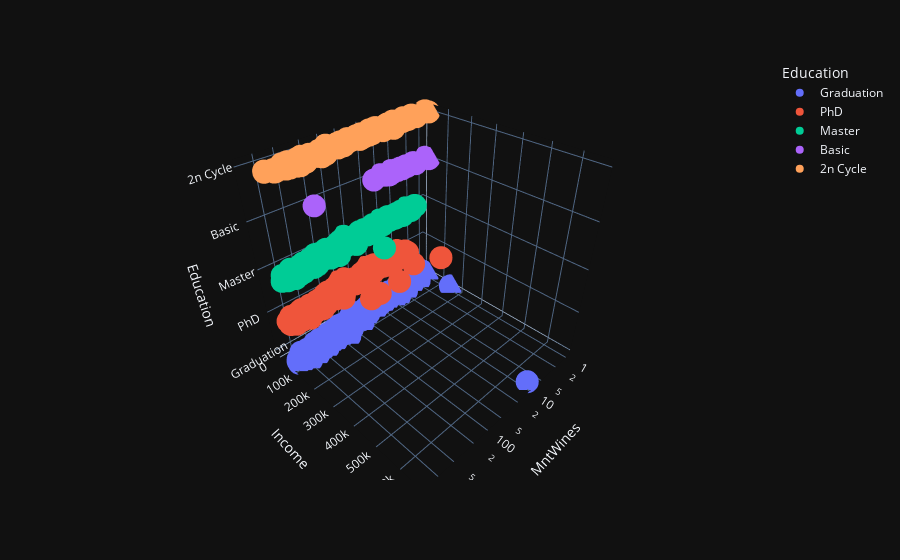

The notebook cell saved with this chart:
### Markdown cell above
Post your questions with an accompanying visualization in canvas.  You should generate at least three different questions and resulting visualizations.  Include complete sentence explanations of your interpretations of the visualizations.

### Code cell
px.scatter_3d(df, x='MntWines', y= 'Income', z='Education', color='Education', log_x=True)

### Figure 1 — Plotly figure (JSON) as saved in the notebook; plotly's stock layout.template omitted (floating-point values rounded to 4 significant figures; data arrays with more than 128 entries replaced by an {"elided": "..."} marker saying what was removed)
{"data": [{"hovertemplate": "Education=%{z}<br>MntWines=%{x}<br>Income=%{y}<extra></extra>", "legendgroup": "Graduation", "marker": {"color": "#636efa", "symbol": "circle"}, "mode": "markers", "name": "Graduation", "scene": "scene", "showlegend": true, "x": {"elided": "1127 int values"}, "y": {"elided": "1127 float values"}, "z": {"elided": "1127 str values"}, "type": "scatter3d"}, {"hovertemplate": "Education=%{z}<br>MntWines=%{x}<br>Income=%{y}<extra></extra>", "legendgroup": "PhD", "marker": {"color": "#EF553B", "symbol": "circle"}, "mode": "markers", "name": "PhD", "scene": "scene", "showlegend": true, "x": {"elided": "486 int values"}, "y": {"elided": "486 float values"}, "z": {"elided": "486 str values"}, "type": "scatter3d"}, {"hovertemplate": "Education=%{z}<br>MntWines=%{x}<br>Income=%{y}<extra></extra>", "legendgroup": "Master", "marker": {"color": "#00cc96", "symbol": "circle"}, "mode": "markers", "name": "Master", "scene": "scene", "showlegend": true, "x": {"elided": "370 int values"}, "y": {"elided": "370 float values"}, "z": {"elided": "370 str values"}, "type": "scatter3d"}, {"hovertemplate": "Education=%{z}<br>MntWines=%{x}<br>Income=%{y}<extra></extra>", "legendgroup": "Basic", "marker": {"color": "#ab63fa", "symbol": "circle"}, "mode": "markers", "name": "Basic", "scene": "scene", "showlegend": true, "x": [6, 1, 0, 1, 1, 4, 1, 16, 8, 2, 2, 1, 2, 0, 4, 0, 1, 7, 4, 2, 1, 0, 5, 6, 1, 1, 10, 7, 7, 2, 6, 2, 2, 1, 1, 6, 2, 9, 1, 3, 1, 0, 1, 228, 3, 0, 2, 4, 1, 1, 2, 4, 5, 3], "y": [7500.0, 24590.0, 9548.0, 28250.0, 24880.0, 24480.0, 27190.0, 24280.0, 30800.0, 18980.0, 25960.0, 21060.0, 13080.0, 17490.0, 20420.0, 26870.0, 25440.0, 14910.0, 15040.0, 22630.0, 16580.0, 14420.0, 23720.0, 15060.0, 8940.0, 25710.0, 7500.0, 27000.0, 18390.0, 24370.0, 17260.0, 22630.0, 13720.0, 24590.0, 15860.0, 9722.0, 18750.0, 23530.0, 28390.0, 16010.0, 28250.0, 20190.0, 24880.0, 34440.0, 22120.0, 22390.0, 14190.0, 20420.0, 16000.0, 15250.0, 26490.0, 25220.0, 16180.0, 14920.0], "z": ["Basic", "Basic", "Basic", "Basic", "Basic", "Basic", "Basic", "Basic", "Basic", "Basic", "Basic", "Basic", "Basic", "Basic", "Basic", "Basic", "Basic", "Basic", "Basic", "Basic", "Basic", "Basic", "Basic", "Basic", "Basic", "Basic", "Basic", "Basic", "Basic", "Basic", "Basic", "Basic", "Basic", "Basic", "Basic", "Basic", "Basic", "Basic", "Basic", "Basic", "Basic", "Basic", "Basic", "Basic", "Basic", "Basic", "Basic", "Basic", "Basic", "Basic", "Basic", "Basic", "Basic", "Basic"], "type": "scatter3d"}, {"hovertemplate": "Education=%{z}<br>MntWines=%{x}<br>Income=%{y}<extra></extra>", "legendgroup": "2n Cycle", "marker": {"color": "#FFA15A", "symbol": "circle"}, "mode": "markers", "name": "2n Cycle", "scene": "scene", "showlegend": true, "x": {"elided": "203 int values"}, "y": {"elided": "203 float values"}, "z": {"elided": "203 str values"}, "type": "scatter3d"}], "layout": {"scene": {"domain": {"x": [0.0, 1.0], "y": [0.0, 1.0]}, "xaxis": {"title": {"text": "MntWines"}, "type": "log"}, "yaxis": {"title": {"text": "Income"}}, "zaxis": {"title": {"text": "Education"}, "categoryorder": "array", "categoryarray": ["Graduation", "PhD", "Master", "Basic", "2n Cycle"]}}, "legend": {"title": {"text": "Education"}, "tracegroupgap": 0}, "margin": {"t": 60}}}
